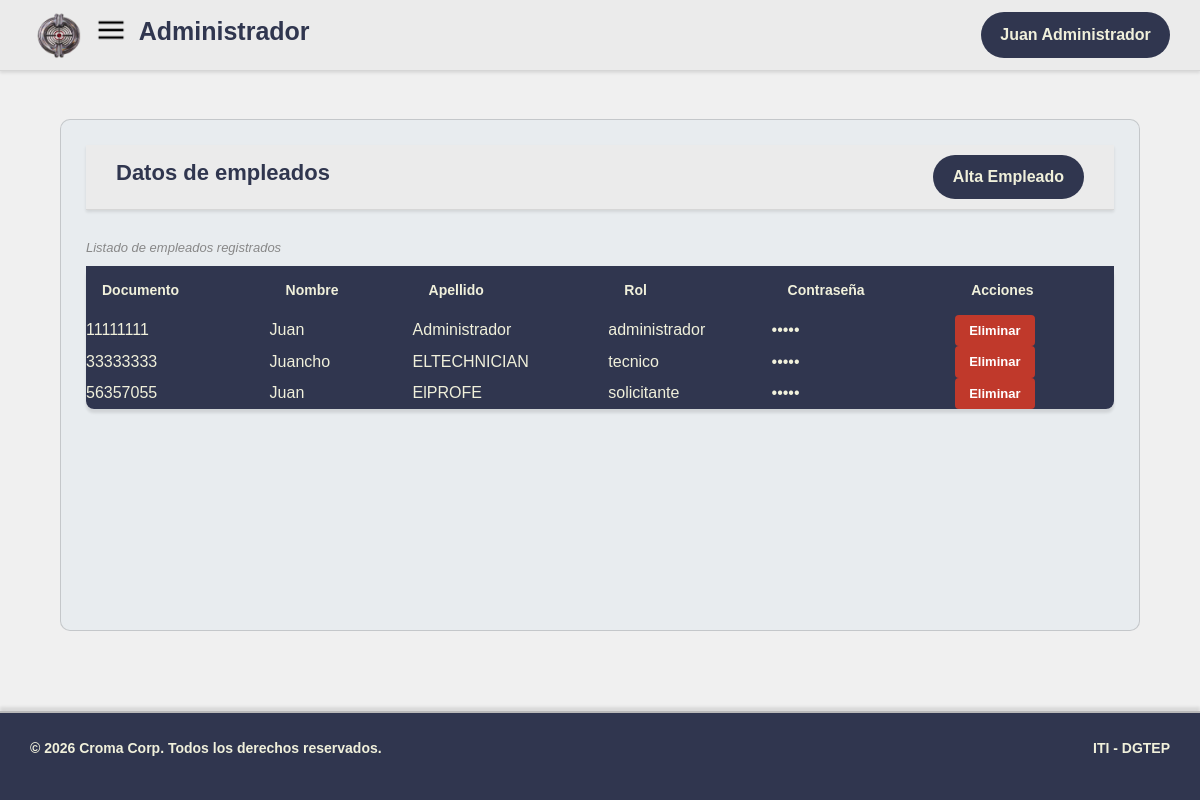
The app's page /Presentacion/html/admin/administrador.php (signed in) with its own data.
### tables this page shows
CREATE TABLE `usuario` (
  `documento` varchar(12) NOT NULL,
  `nombre` varchar(50) NOT NULL,
  `apellido` varchar(50) NOT NULL,
  `contrasena` varchar(255) NOT NULL,
  `rol` enum('solicitante','tecnico','administrador') NOT NULL
);

### Procesos/backend/permisos.php (called while the page is built, shortened)
<?php
$scriptPath = $_SERVER['SCRIPT_NAME'];
$posicion = strpos($scriptPath, '/Presentacion/');
$BASE_URL = substr($scriptPath, 0, $posicion);
$InicioPorRol = [
    "administrador"       => $BASE_URL ."/Presentacion/html/admin/index_admin.php",
    "tecnico"     => $BASE_URL ."/Presentacion/html/tecnico/index_tecnico.php",
    "solicitante" => $BASE_URL ."/Presentacion/html/usuario/index_user.php"
];
?>

### Datos/Clases/ClassUsuario.php (called while the page is built, shortened)
<?php
require __DIR__ . '/../DataBase/ConexionMYSQL/conexion.php';
class Usuario {
    public static function mostrar(){
    global $conexion;
    $sql = $conexion->query("SELECT documento, nombre, apellido, documento, rol, contrasena FROM usuario");
    $usuarios = [];
    while ($fila = $sql->fetch_assoc()) {
    $usuarios[] = $fila;
}
return $usuarios;
 }
}
?>

### Procesos/mostrarusuarios.php (called while the page is built)
<?php
require __DIR__ . '/../Datos/Clases/ClassUsuario.php';
$usuario = Usuario::mostrar();
?>

### Presentacion/html/admin/administrador.php (the view, shortened to what this page needs)
<!DOCTYPE html>
<html lang="en">
<head>
  <link rel="stylesheet" href="https://cdn.jsdelivr.net/npm/bootstrap@5.3.3/dist/css/bootstrap.min.css">
  <link rel="stylesheet" href="../../css/global.css">
  <link rel="stylesheet" href="../../css/admin.css">
</head>
<body data-modulo="administrador">
    <header>
        <h1 id="titulo">Administrador</h1>
         <?php require '../../globales/Header.php'?>
    </header>
    <main>
         <section class="seccionTablaEmpleados">
            <header class="cajaEncabezado">
                <h2>Datos de empleados</h2>
                <button type="button" class="btnOperacion" id="btnAltaEmpleado">Alta Empleado</button>
            </header>
            <table>
                <caption>Listado de empleados registrados</caption>
                <thead>
                    <tr>
                        <th>Documento</th>
                        <th>Nombre</th>
                        <th>Apellido</th>
                        <th>Rol</th>
                        <th>Contraseña</th>
                        <th>Acciones</th>
                        <?php
                        require "../../../Procesos/mostrarusuarios.php";
                        foreach($usuario as $claveindexado => $valorindexado){
                       echo "
                        <tr>
                        <td>{$valorindexado['documento']}</td>
                        <td>{$valorindexado['nombre']}</td>
                        <td>{$valorindexado['apellido']}</td>
                        <td>{$valorindexado['rol']}</td>
                        <td>•••••</td>
                        <td>
                        <form method='post' action='../../../Procesos/eliminarusuario.php' style='display:inline'>
                        <input type='hidden' name='documento' value='{$valorindexado['documento']}'>
                        <button class='btnEliminarEmpleado' type='submit'>Eliminar</button>
                        </form>
                        </td>
                        </tr>
                        ";
                        }
                        ?>
                    </tr>
                </thead>
            </table>
        </section>
    </main>
    <?php include '../../globales/Footer.php' ?>
</body>
</html>

### Presentacion/globales/Header.php (shortened to what this page needs)
<?php
    require __DIR__ . '../../../Procesos/backend/sesion.php';
?>
<a href="<?php echo $InicioPorRol[$rolSesion]; ?>">
    <img src=" <?php echo $BASE_URL ?>/Presentacion/img/removebg-preview.png" alt="Logo Croma Corp" id="logo">
</a>
<div class="dropdown">
    <img src="<?php echo $BASE_URL ?>/Presentacion/img/menu.png" alt="burguer" id="burguer" data-bs-toggle="dropdown" aria-expanded="false" style="cursor:pointer">
</div>
<?php echo construirChip($usuario); ?>

### Procesos/backend/sesion.php (shortened to what this page needs)
<?php
require_once 'permisos.php';
$scriptPath = $_SERVER['SCRIPT_NAME'];
$posicion = strpos($scriptPath, '/Presentacion/');
$BASE_URL = substr($scriptPath, 0, $posicion);
$moduloactual = basename($_SERVER['SCRIPT_NAME'], ".php");
if(!isset($_SESSION["usuarioActivo"])){
header('Location:' . $BASE_URL. '/Presentacion/index.php');
exit;
} else if (!tienepermiso($_SESSION["rol"], $moduloactual)){
header("Location: " . $InicioPorRol[$_SESSION["rol"]]);
exit;
}else {
    $rolSesion= $_SESSION["rol"];
$usuario = $_SESSION["usuarioActivo"];
}
function construirChip($usuario){
    $scriptPath = $_SERVER['SCRIPT_NAME'];
$posicion = strpos($scriptPath, '/Presentacion/');
$BASE_URL = substr($scriptPath, 0, $posicion);
$rol = $usuario["rol"];
if ($usuario["rol"] === "administrador"){
$rol = "administrador";
}
    $chip = "
   <div class='dropdown usuario-chip'>
            <button class='btn-usuario' data-bs-toggle='dropdown' aria-expanded='false'>
                " . htmlspecialchars($usuario['nombre'] . " " . $usuario['apellido']) . "
            </button>
            <ul class='dropdown-menu dropdown-menu-end'>
                <li><span class='dropdown-item-text'>" . $rol . "</span></li>
                <li><hr class='dropdown-divider'></li>
                <li><a class='dropdown-item' href='" . $BASE_URL . "/Procesos/backend/logout.php'>Cerrar sesión</a></li>
            </ul>
        </div>
        ";
        return $chip;
}
?>

### Presentacion/globales/Footer.php
<footer>
       <section class="footer-bottom">
           <p>&copy; 2026 Croma Corp. Todos los derechos reservados.</p>
           <p>ITI - DGTEP</p>
       </section>
   </footer>

### Presentacion/css/global.css (style rules this page uses)
* { margin: 0; padding: 0; box-sizing: border-box; text-decoration: none; font-family:Arial, Helvetica, sans-serif; }
html { scroll-behavior: smooth; overflow-x: hidden; }
body { font-family: 'Helvetica Neue', Helvetica, Arial, sans-serif; margin: 0; padding: 0; display: flex; flex-direction: column; min-height: 100vh; background-color: #f0f0f0; overflow-x: hidden; max-width: 100%; }
main { flex: 1; display: flex; justify-content: center; min-width: 0; }
#logo { height: 50px; width: auto; margin-right: 10px; order: 1; }
#burguer { height: 40px; transition: 0.5s; padding-bottom: 10px; }
.dropdown { order: 2; }
#titulo { text-align: left; order: 3; }
header { display: grid; grid-template-columns: auto auto auto 1fr; align-items: center; border-bottom: 1px solid #d6d6d6; background-color: #ebebeb; box-shadow: 0 2px 3px rgba(0, 0, 0, 0.1); padding: 10px 30px; }
header h1 { font-size: 25px; color: #30364F; font-weight: bold; margin-left: 0.5em; }
.usuario-chip { justify-self: end; order: 4; }
.btn-usuario { min-width: 100px; white-space: nowrap; color: #F0F0DB; font-weight: bold; background-color: #30364F; padding: 0.7em 1.2em; border: none; border-radius: 49px; cursor: pointer; transition: 0.5s; }
footer { height: auto; width: 100%; border: 1px; margin-top: 2em; background-color: #30364F; color: #F0F0DB; padding: 10px 30px 25px; font-weight: bold; font-family: 'Arial', sans-serif; border-top: 2px solid #b9b9b9; box-shadow: 0px -4px 3px rgba(0, 0, 0, 0.1); }
.footer-bottom { display: flex; align-items: center; font-size: 14px; padding-top: 15px; justify-content: space-between; }

### Presentacion/css/admin.css (style rules this page uses)
.seccionTablaEmpleados { background-color: #e8ecef; border-radius: 10px; border: 1px solid rgba(0, 0, 0, 0.158); padding: 25px; margin: 3em; transition: 0.5s; width: 90%; }
.cajaEncabezado { display: flex; justify-content: space-between; align-items: center; margin-bottom: 20px; }
.cajaEncabezado h2 { font-size: 22px; color: #30364F; font-weight: bold; }
.btnOperacion { background-color: #30364F; color: #F0F0DB; border: none; padding: 10px 20px; border-radius: 25px; font-size: 16px; font-weight: bold; cursor: pointer; transition: 0.5s; }
table { width: 100%; border-collapse: collapse; background-color: white; border-radius: 8px; overflow: hidden; box-shadow: 0px 4px 3px rgba(0, 0, 0, 0.1); }
table caption { caption-side: top; padding: 8px 0; font-size: 13px; color: #888; font-style: italic; }
thead { background-color: #30364F; color: #F0F0DB; }
thead th { padding: 14px 16px; text-align: left; font-weight: bold; font-size: 14px; }
.btnEliminarEmpleado { background-color: #c0392b; color: white; border: none; padding: 6px 14px; border-radius: 4px; font-size: 13px; font-weight: bold; cursor: pointer; transition: 0.3s; }

### records on screen
usuario: documento "11111111", nombre "Juan", apellido "Administrador", rol "administrador"
usuario: documento "33333333", nombre "Juancho", apellido "ELTECHNICIAN", rol "tecnico"
usuario: documento "56357055", nombre "Juan", apellido "ElPROFE", rol "solicitante"

### other values on screen
$usuario['nombre'] . " " . $usuario['apellido'] "Juan Administrador"
